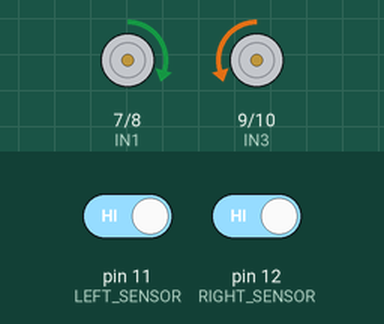
Simulated run of this sketch. Board: Arduino Uno, built with avr-gcc and run on an emulated ATmega328P. Parts: motor-driver pin pairs drawn as motors (green arrow = first pin HIGH = forward, orange = second pin HIGH = backward, longer = more drive, scaled by the enable pin). The inputs (shaded band) are chosen by the test bench; at power-on: pin 11 (LEFT_SENSOR) HIGH, pin 12 (RIGHT_SENSOR) HIGH.

Above: at 3.2 s.
3.3 s: pin 11 (LEFT_SENSOR) driven LOW
At 4.8 s:
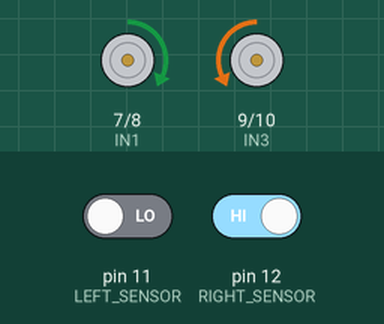
5.1 s: pin 12 (RIGHT_SENSOR) driven LOW
At 6.0 s:
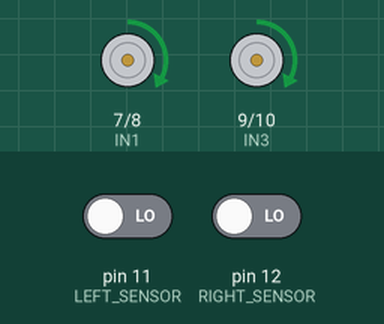
6.8 s: pin 11 (LEFT_SENSOR) driven HIGH
At 7.2 s:
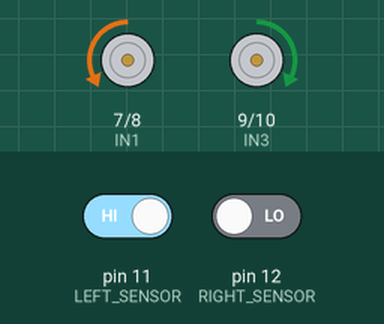
8.5 s: pin 12 (RIGHT_SENSOR) driven HIGH
At 9.5 s:
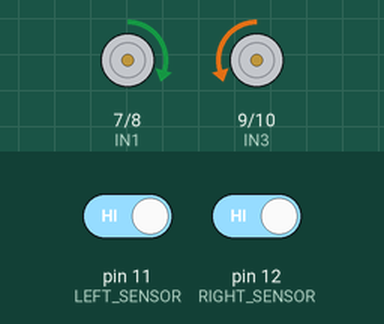
Timing chart, 0 to 11.5 s (numbered marks = the images above; inputs shaded):
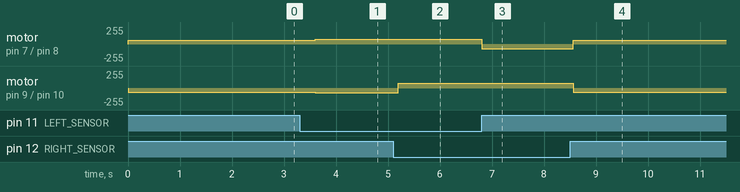

The sketch:

Line_Follower_Robot_CODE.ino
```cpp
// Motor driver pins
#define ENA 6
#define ENB 5
#define IN1 7
#define IN2 8
#define IN3 9
#define IN4 10

// IR sensors
#define LEFT_SENSOR 11
#define RIGHT_SENSOR 12

// Speed settings
int motorSpeed = 72;       // Normal forward speed (You can change the speeds as you want..)
int turnRightSpeed = 68;   // Right turn speed
int turnLeftSpeed = 70;    // Left turn speed
int searchSpeed = 60;      // Speed for 360-degree searching

void setup() {
  // Motor pins
  pinMode(ENA, OUTPUT);
  pinMode(ENB, OUTPUT);
  pinMode(IN1, OUTPUT);
  pinMode(IN2, OUTPUT);
  pinMode(IN3, OUTPUT);
  pinMode(IN4, OUTPUT);

  // Sensor pins
  pinMode(LEFT_SENSOR, INPUT);
  pinMode(RIGHT_SENSOR, INPUT);
}

void loop() {
  int left = digitalRead(LEFT_SENSOR);
  int right = digitalRead(RIGHT_SENSOR);

  if (left == LOW && right == LOW) {
    moveForward();
  }
  else if (left == HIGH && right == LOW) {
    turnLeft();
    delay(160);  // Delay to help with sharper left turns
  }
  else if (left == LOW && right == HIGH) {
    turnRight();
    delay(160);  // Delay to help with sharper right turns
  }
  else if (left == HIGH && right == HIGH) {
    // Lost the line - spin to relocate
    searchForLine();
  }
  else {
    stopMotors(); // Safety stop
  }
}

void moveForward() {
  analogWrite(ENA, motorSpeed);
  analogWrite(ENB, motorSpeed);
  digitalWrite(IN1, HIGH);
  digitalWrite(IN2, LOW);
  digitalWrite(IN3, HIGH);
  digitalWrite(IN4, LOW);
}

void turnLeft() {
  analogWrite(ENA, turnLeftSpeed);
  analogWrite(ENB, turnLeftSpeed);
  digitalWrite(IN1, LOW);
  digitalWrite(IN2, HIGH);
  digitalWrite(IN3, HIGH);
  digitalWrite(IN4, LOW);
}

void turnRight() {
  analogWrite(ENA, turnRightSpeed);
  analogWrite(ENB, turnRightSpeed);
  digitalWrite(IN1, HIGH);
  digitalWrite(IN2, LOW);
  digitalWrite(IN3, LOW);
  digitalWrite(IN4, HIGH);
}

void stopMotors() {
  digitalWrite(IN1, LOW);
  digitalWrite(IN2, LOW);
  digitalWrite(IN3, LOW);
  digitalWrite(IN4, LOW);
}

void searchForLine() {
  // Rotate clockwise to search for line
  analogWrite(ENA, searchSpeed);
  analogWrite(ENB, searchSpeed);
  digitalWrite(IN1, HIGH);
  digitalWrite(IN2, LOW);
  digitalWrite(IN3, LOW);
  digitalWrite(IN4, HIGH);

  delay(1200); // Adjust this for better results (rotate duration)
  stopMotors();
}
```

Measured:
- after the input at 3.3 s, motor on pin 7 (IN1) / pin 8 (IN2): forward 60/255 → forward 68/255 after 0.30 s; motor on pin 9 (IN3) / pin 10 (IN4): backward 60/255 → backward 68/255 after 0.30 s
- after the input at 5.1 s, motor on pin 7 (IN1) / pin 8 (IN2): forward 68/255 → forward 72/255 after 0.10 s; motor on pin 9 (IN3) / pin 10 (IN4): backward 68/255 → forward 72/255 after 0.10 s
- after the input at 6.8 s, motor on pin 7 (IN1) / pin 8 (IN2): forward 72/255 → backward 70/255 at once; motor on pin 9 (IN3) / pin 10 (IN4): forward 72/255 → forward 70/255 at once
- after the input at 8.5 s, motor on pin 7 (IN1) / pin 8 (IN2): backward 70/255 → forward 60/255 after 0.06 s; motor on pin 9 (IN3) / pin 10 (IN4): forward 70/255 → backward 60/255 after 0.06 s
